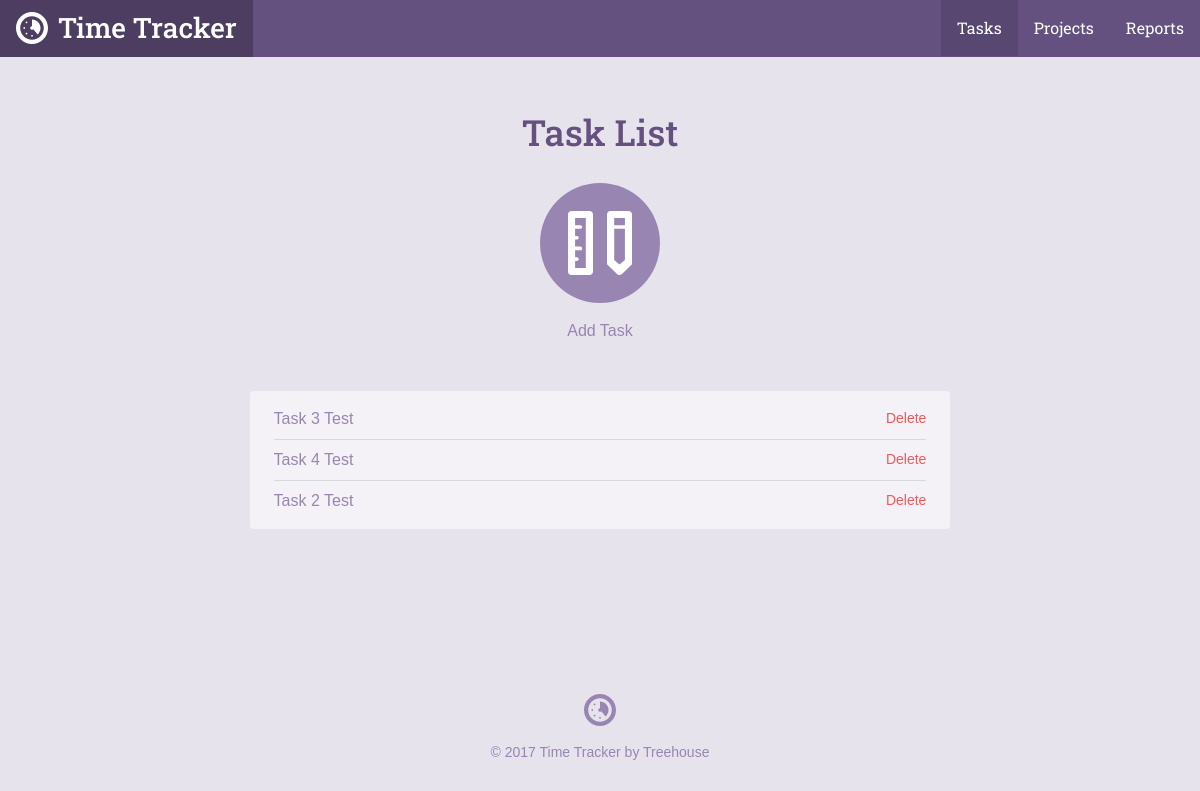
Before: /task_list.php with the older database file.
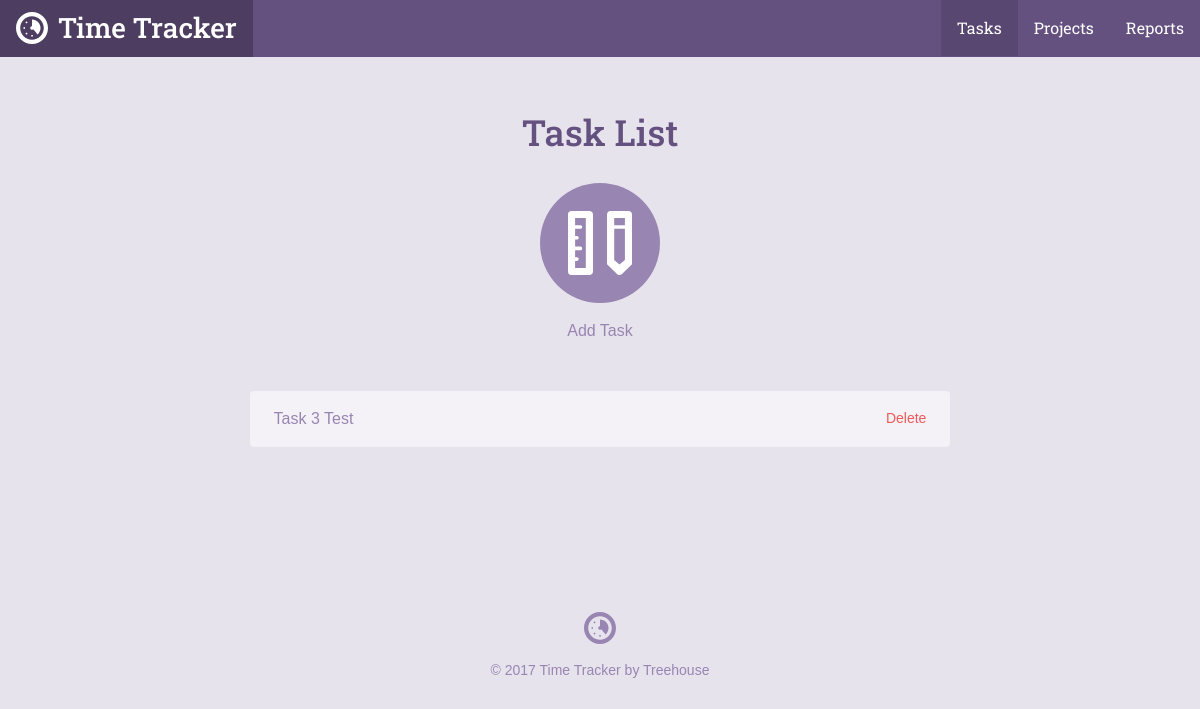
After: the same page with the newer database file.
### tables this page shows
CREATE TABLE `tasks` (
	`task_id`	INTEGER PRIMARY KEY AUTOINCREMENT,
	`project_id`	INTEGER,
	`title`	TEXT,
	`date`	INTEGER NOT NULL,
	`time`	TEXT NOT NULL
);

### inc/functions.php (called while the page is built, shortened)
<?php
function get_task_list($filter = null){
	include 'connection.php';
	$sql = "SELECT tasks.*,projects.title AS project FROM tasks INNER JOIN projects ON projects.project_id = tasks.project_id";
	$where = '';
	$orderBy = ' ORDER BY date DESC';
	try{
		$results = $db->prepare($sql . $where . $orderBy);
		$results->execute();
	}catch(Exception $e){
		echo "Error: " . $e->getMessage() . "</br>";
		return array();
	}
	return $results->fetchAll(PDO::FETCH_ASSOC);
}

### task_list.php (the view, shortened to what this page needs)
<?php
require 'inc/functions.php';
include 'inc/header.php';
?>
<div class="section catalog random">
    <div class="col-container page-container">
        <div class="col col-70-md col-60-lg col-center">
            <h1 class="actions-header">Task List</h1>
            <div class="actions-item">
                <a class="actions-link" href="task.php">
                    <span class="actions-icon">
                        <svg viewbox="0 0 64 64"><use xlink:href="#task_icon"></use></svg>
                    </span>
                Add Task</a>
            </div>
            <div class="form-container">
              <ul class="items">
               <?php
                    foreach(get_task_list() as $item){
                        echo "<li><a href='task.php?id=". $item['task_id'] . "'>". $item['title'] . "</a>";
                        echo "<form method='post' action='task_list.php' onsubmit=\" return confirm('Are you sure you
                        want to delete this task?'); \" > \n";
                        echo "<input type='submit' class='button--delete' value='Delete' />\n";
                        echo "</li>";
                    }
                ?>
              </ul>
            </div>
        </div>
    </div>
</div>
<?php include("inc/footer.php"); ?>

Changed rows visible on the page:
removed tasks: title "Task 4 Test"
removed tasks: title "Task 2 Test"
